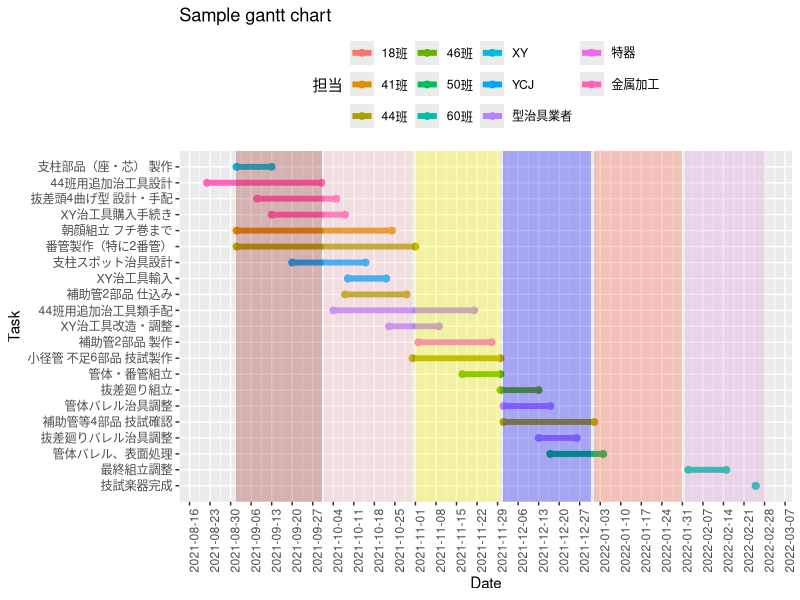
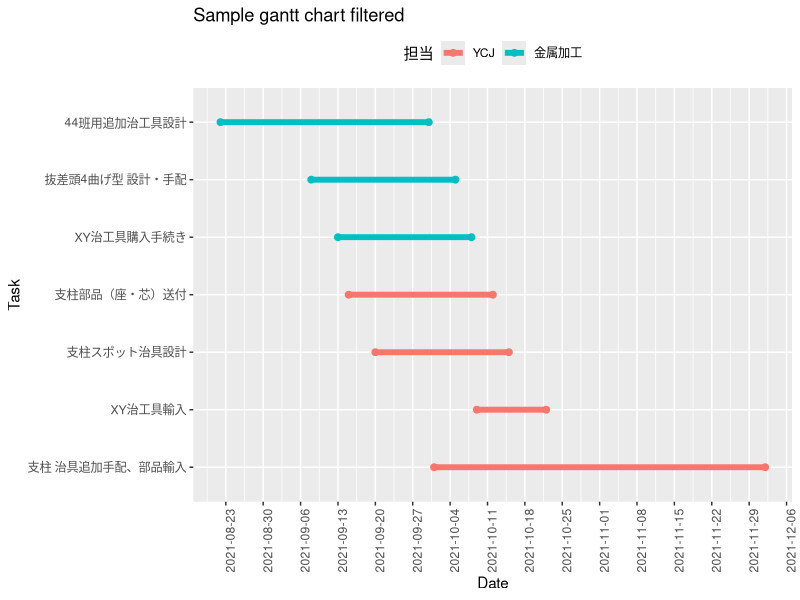
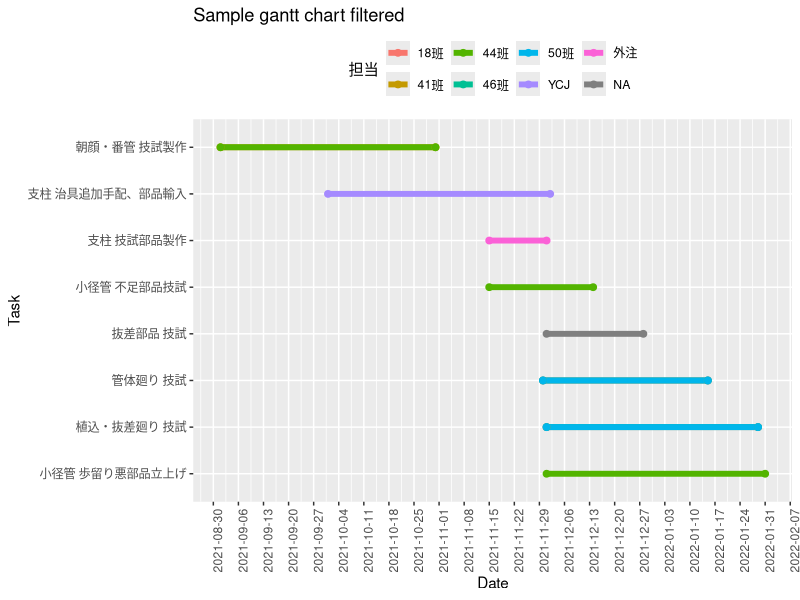

Here is the R script that generated these plots, in order:
## ---- chunk 1
library(tidyverse)
library(lubridate)
library(clock)
## ---- chunk 2
dat <- read_csv("notion.csv")
## ---- chunk 3
dat2 <- dat %>% 
    separate(Date,sep = "→", into = c("Start","End"), fill = "right") %>% 
    mutate(Start = mdy(Start),End = mdy(End)) %>% 
    mutate(End = if_else(is.na(End),Start,End)) %>% 
    select(-Property) %>% 
    pivot_longer(c(Start, End), names_to = "State", values_to = "Date") %>% 
    separate_rows(担当,sep = ",") %>% 
    mutate(担当 = str_remove(担当,regex("[:space:]")))
## ---- chunk 4
"\u2192"
## ---- chunk 5
dat3 <- dat2 %>% 
    filter(!is.na(担当) & Tags != "簡略表示") 
## ---- chunk 6
yn <- length(unique(dat3$Name)) + 1
## ---- chunk 7
dat3 %>% 
    ggplot(aes(x = Date, y = fct_reorder(Name,desc(Date)), color = 担当)) +
    geom_line(size = 2) + geom_point(size = 2) + 
    scale_x_date(breaks = "1 week") + 
    theme(legend.position = "top", axis.text.x = element_text(angle = 90)) +
    labs(title = "Sample gantt chart", y = "Task") + 
    # month color 
    annotate("rect", xmin = as.Date("2021-09-01"), xmax = as.Date("2021-09-30"), ymin = 0, ymax = yn, fill = "brown", alpha = 0.3) + 
    annotate("rect", xmin = as.Date("2021-10-01"), xmax = as.Date("2021-10-31"), ymin = 0, ymax = yn, fill = "pink", alpha = 0.3) +
    annotate("rect", xmin = as.Date("2021-11-01"), xmax = as.Date("2021-11-30"), ymin = 0, ymax = yn, fill = "yellow", alpha = 0.3) + 
    annotate("rect", xmin = as.Date("2021-12-01"), xmax = as.Date("2021-12-31"), ymin = 0, ymax = yn, fill = "blue", alpha = 0.3) +
    annotate("rect", xmin = as.Date("2022-01-01"), xmax = as.Date("2022-01-31"), ymin = 0, ymax = yn, fill = "tomato", alpha = 0.3) + 
    annotate("rect", xmin = as.Date("2022-02-01"), xmax = as.Date("2022-02-28"), ymin = 0, ymax = yn, fill = "plum", alpha = 0.3)
## ---- chunk 8
dat2 %>% filter(担当 %in% c("YCJ","金属加工")) %>% 
    ggplot(aes(x = Date, y = fct_reorder(Name,desc(Date)), color = 担当)) +
    geom_line(size = 2) + geom_point(size = 2) + 
    scale_x_date(breaks = "1 week") + 
    theme(legend.position = "top", axis.text.x = element_text(angle = 90)) +
    labs(title = "Sample gantt chart filtered", y = "Task")
## ---- chunk 9
dat2 %>% filter(Tags == "簡略表示") %>% 
    ggplot(aes(x = Date, y = fct_reorder(Name,desc(Date)), color = 担当)) +
    geom_line(size = 2) + geom_point(size = 2) + 
    scale_x_date(breaks = "1 week") + 
    theme(legend.position = "top", axis.text.x = element_text(angle = 90)) +
    labs(title = "Sample gantt chart filtered", y = "Task")
